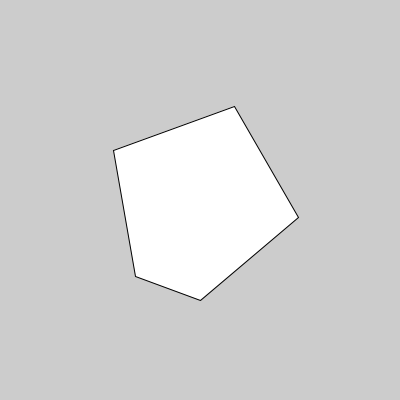
Frame 1 (no input)
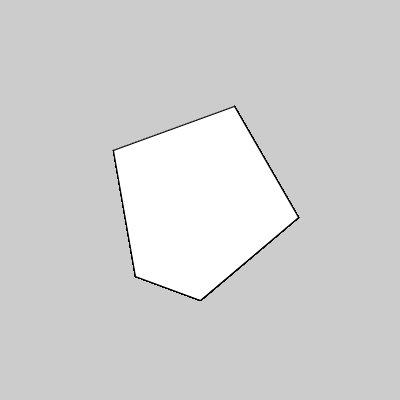
Frame 60 (the mouse pressed at the canvas centre just before this capture)
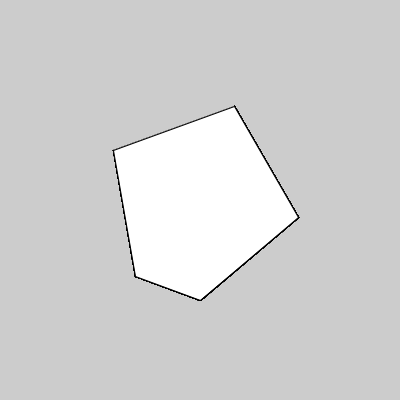
Frame 120 (the mouse held since frame 60 and released just before this capture)

The Processing sketch that drew these frames (run headless with seeded random() and noise(); from frame 60 on, the mouse is pressed at the canvas centre):

// Processing sketch: aula18_g2_ex06
// ── aula18_g2_ex06.pde
float e=80; float x=0,y=0,rad;
void setup(){
size(400,400);
}

void draw(){
 //background(255);
beginShape();
for(float a=0; a<360; a=a+e){
  rad=radians(a);
  x= 100*sin(rad)+200;
  y= 100*cos(rad)+200;
  vertex(x,y);
}
endShape(CLOSE);
  
}
